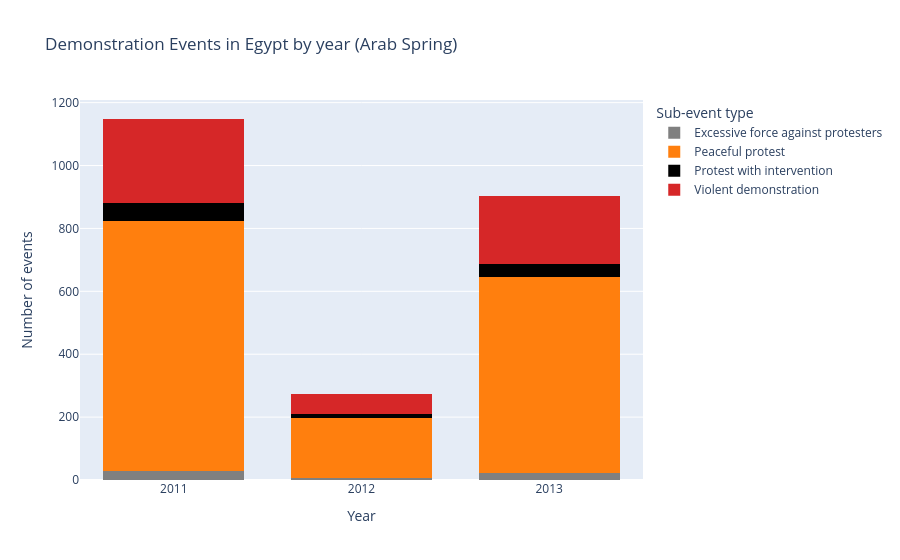

Notebook code cell kept with this figure:
### Markdown cell above
I will now do the same, but per year.

### Code cell
# Yearly interactive stacked bars for top 4 sub-event types (ACLED_egypt2011)

def plot_top4_subtypes_by_year(df, title):
    top4 = df["sub_event_type"].value_counts().head(4).index.tolist()

    yearly = (
        df[df["sub_event_type"].isin(top4)]
        .assign(year=df["event_date"].dt.year.astype(str))
        .groupby(["year", "sub_event_type"], as_index=False)
        .size()
        .rename(columns={"size": "count"})
    )

    color_map = {
        "Protest with intervention": "#000000",  # black
        "Excessive force against protesters": "#808080",  # grey
        "Peaceful protest": "#ff7f0e",  # orange
        "Violent demonstration": "#d62728",  # red
    }

    fig = px.bar(
        yearly,
        x="year",
        y="count",
        color="sub_event_type",
        color_discrete_map=color_map,
        barmode="stack",
        title=title,
    )
    fig.update_layout(
        xaxis_title="Year",
        yaxis_title="Number of events",
        legend_title="Sub-event type",
        bargap=0.25,
        bargroupgap=0,
    )
    fig.update_traces(
        hovertemplate="Year: %{x}<br>Subtype: %{fullData.name}<br>Count: %{y}<extra></extra>",
        marker_line_width=0,
    )
    fig.show()


df_2011_clean = load_clean_acled("ACLED_egypt2011.csv")
plot_top4_subtypes_by_year(df_2011_clean, "Demonstration Events in Egypt by year (Arab Spring)")

### Figure 1 — Plotly figure (JSON) as saved in the notebook; plotly's stock layout.template omitted (floating-point values rounded to 4 significant figures)
{"data": [{"hovertemplate": "Year: %{x}<br>Subtype: %{fullData.name}<br>Count: %{y}<extra></extra>", "legendgroup": "Excessive force against protesters", "marker": {"color": "#808080", "line": {"width": 0}, "pattern": {"shape": ""}}, "name": "Excessive force against protesters", "orientation": "v", "showlegend": true, "textposition": "auto", "type": "bar", "x": ["2011", "2012", "2013"], "xaxis": "x", "y": [28, 5, 22], "yaxis": "y"}, {"hovertemplate": "Year: %{x}<br>Subtype: %{fullData.name}<br>Count: %{y}<extra></extra>", "legendgroup": "Peaceful protest", "marker": {"color": "#ff7f0e", "line": {"width": 0}, "pattern": {"shape": ""}}, "name": "Peaceful protest", "orientation": "v", "showlegend": true, "textposition": "auto", "type": "bar", "x": ["2011", "2012", "2013"], "xaxis": "x", "y": [795, 191, 625], "yaxis": "y"}, {"hovertemplate": "Year: %{x}<br>Subtype: %{fullData.name}<br>Count: %{y}<extra></extra>", "legendgroup": "Protest with intervention", "marker": {"color": "#000000", "line": {"width": 0}, "pattern": {"shape": ""}}, "name": "Protest with intervention", "orientation": "v", "showlegend": true, "textposition": "auto", "type": "bar", "x": ["2011", "2012", "2013"], "xaxis": "x", "y": [59, 14, 41], "yaxis": "y"}, {"hovertemplate": "Year: %{x}<br>Subtype: %{fullData.name}<br>Count: %{y}<extra></extra>", "legendgroup": "Violent demonstration", "marker": {"color": "#d62728", "line": {"width": 0}, "pattern": {"shape": ""}}, "name": "Violent demonstration", "orientation": "v", "showlegend": true, "textposition": "auto", "type": "bar", "x": ["2011", "2012", "2013"], "xaxis": "x", "y": [266, 62, 215], "yaxis": "y"}], "layout": {"bargap": 0.25, "bargroupgap": 0, "barmode": "stack", "legend": {"title": {"text": "Sub-event type"}, "tracegroupgap": 0}, "title": {"text": "Demonstration Events in Egypt by year (Arab Spring)"}, "xaxis": {"anchor": "y", "domain": [0, 1], "title": {"text": "Year"}}, "yaxis": {"anchor": "x", "domain": [0, 1], "title": {"text": "Number of events"}}}}
